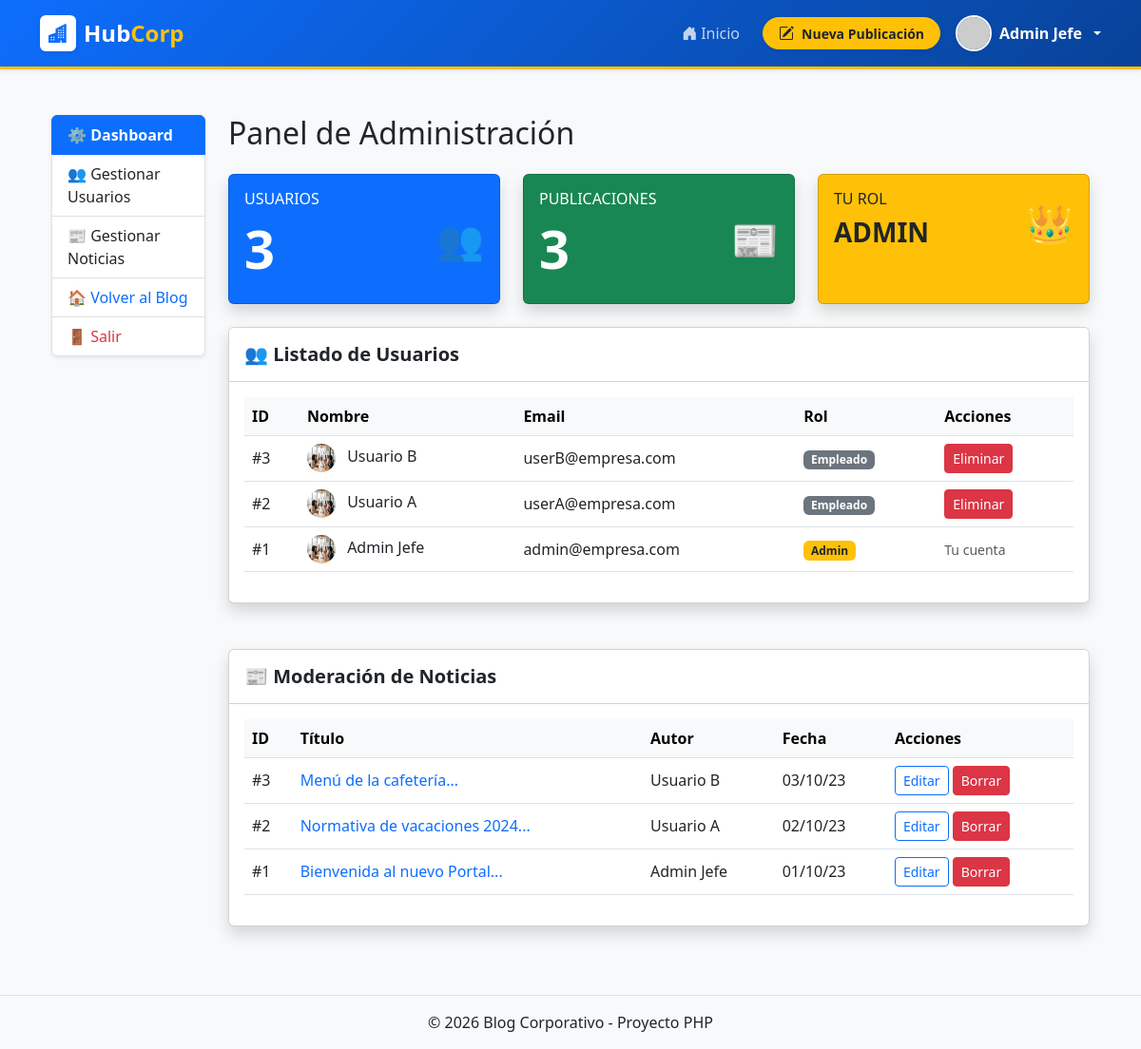
Page /admin/index.php (signed in) on the committed database.
### tables this page shows
CREATE TABLE usuarios (
    id INT AUTO_INCREMENT PRIMARY KEY,
    nombre VARCHAR(100) NOT NULL,
    email VARCHAR(100) NOT NULL UNIQUE,
    password VARCHAR(255) NOT NULL,
    rol ENUM('admin', 'empleado') DEFAULT 'empleado',
    cargo VARCHAR(100) DEFAULT 'Nuevo empleado',
    avatar VARCHAR(255) DEFAULT 'default.png',  
    fecha_registro DATETIME DEFAULT CURRENT_TIMESTAMP
);

CREATE TABLE posts (
    id INT AUTO_INCREMENT PRIMARY KEY,
    titulo VARCHAR(200) NOT NULL,
    contenido TEXT NOT NULL,
    imagen VARCHAR(255) DEFAULT 'default.png',  
    fecha_publicacion DATETIME DEFAULT CURRENT_TIMESTAMP,
    autor_id INT,
    FOREIGN KEY (autor_id) REFERENCES usuarios(id) ON DELETE CASCADE
);

### admin/index.php (the view, shortened to what this page needs)
<?php
require_once '../includes/conexion.php';
$sql_users_count = "SELECT COUNT(*) as total FROM usuarios";
$res_users_count = mysqli_query($conn, $sql_users_count);
$total_usuarios = mysqli_fetch_assoc($res_users_count)['total'];
$sql_posts_count = "SELECT COUNT(*) as total FROM posts";
$res_posts_count = mysqli_query($conn, $sql_posts_count);
$total_posts = mysqli_fetch_assoc($res_posts_count)['total'];
$usuarios = mysqli_query($conn, "SELECT * FROM usuarios ORDER BY id DESC");
$sql_posts = "SELECT posts.*, usuarios.nombre AS autor_nombre
              FROM posts
              LEFT JOIN usuarios ON posts.autor_id = usuarios.id
              ORDER BY posts.id DESC";
$posts = mysqli_query($conn, $sql_posts);
?>
<?php include '../includes/header.php'; ?>
<div class="container-fluid py-4">
    <div class="row">
        <div class="col-md-2">
            <div class="list-group shadow-sm">
                <a href="#" class="list-group-item list-group-item-action active fw-bold">
                    ⚙️ Dashboard
                </a>
                <a href="usuarios.php" class="list-group-item list-group-item-action">👥 Gestionar Usuarios</a>
                <a href="posts.php" class="list-group-item list-group-item-action">📰 Gestionar Noticias</a>
                <a href="../index.php" class="list-group-item list-group-item-action text-primary">🏠 Volver al Blog</a>
                <a href="../logout.php" class="list-group-item list-group-item-action text-danger">🚪 Salir</a>
            </div>
        </div>
        <div class="col-md-10">
            <h2 class="mb-4">Panel de Administración</h2>
            <div class="row mb-4">
                <div class="col-md-4">
                    <div class="card text-white bg-primary shadow h-100">
                        <div class="card-body">
                            <div class="d-flex justify-content-between align-items-center">
                                <div>
                                    <h6 class="card-title text-uppercase">Usuarios</h6>
                                    <h2 class="display-4 fw-bold"><?php echo $total_usuarios; ?></h2>
                                </div>
                                <div class="fs-1">👥</div>
                            </div>
                        </div>
                    </div>
                </div>
                <div class="col-md-4">
                    <div class="card text-white bg-success shadow h-100">
                        <div class="card-body">
                            <div class="d-flex justify-content-between align-items-center">
                                <div>
                                    <h6 class="card-title text-uppercase">Publicaciones</h6>
                                    <h2 class="display-4 fw-bold"><?php echo $total_posts; ?></h2>
                                </div>
                                <div class="fs-1">📰</div>
                            </div>
                        </div>
                    </div>
                </div>
                <div class="col-md-4">
                    <div class="card text-dark bg-warning shadow h-100">
                        <div class="card-body">
                            <div class="d-flex justify-content-between align-items-center">
                                <div>
                                    <h6 class="card-title text-uppercase">Tu Rol</h6>
                                    <h3 class="fw-bold">ADMIN</h3>
                                </div>
                                <div class="fs-1">👑</div>
                            </div>
                        </div>
                    </div>
                </div>
            </div>
            <div class="card shadow mb-5" id="usuarios">
                <div class="card-header bg-white py-3">
                    <h5 class="mb-0 fw-bold">👥 Listado de Usuarios</h5>
                </div>
                <div class="card-body">
                    <div class="table-responsive">
                        <table class="table table-hover align-middle">
                            <thead class="table-light">
                                <tr>
                                    <th>ID</th>
                                    <th>Nombre</th>
                                    <th>Email</th>
                                    <th>Rol</th>
                                    <th>Acciones</th>
                                </tr>
                            </thead>
                            <tbody>
                                <?php while($user = mysqli_fetch_assoc($usuarios)): ?>
                                <tr>
                                    <td>#<?php echo $user['id']; ?></td>
                                    <td>
                                        <img src="../assets/img/avatars/<?php echo !empty($user['avatar']) ? $user['avatar'] : 'default.png'; ?>"
                                             class="rounded-circle me-2" width="30" height="30">
                                        <?php echo htmlspecialchars($user['nombre']); ?>
                                    </td>
                                    <td><?php echo htmlspecialchars($user['email']); ?></td>
                                    <td>
                                        <?php if($user['rol'] == 'admin'): ?>
                                            <span class="badge bg-warning text-dark">Admin</span>
                                        <?php else: ?>
                                            <span class="badge bg-secondary">Empleado</span>
                                        <?php endif; ?>
                                    </td>
                                    <td>
                                        <?php if($user['id'] != $_SESSION['usuario_id']): ?>
                                            <a href="borrar_usuario.php?id=<?php echo $user['id']; ?>"
                                               class="btn btn-sm btn-danger"
                                               onclick="return confirm('¿Estás seguro de ELIMINAR a este usuario? Se borrarán todos sus posts.');">
                                                Eliminar
                                            </a>
                                        <?php else: ?>
                                            <span class="text-muted small">Tu cuenta</span>
                                        <?php endif; ?>
                                    </td>
                                </tr>
                                <?php endwhile; ?>
                            </tbody>
                        </table>
                    </div>
                </div>
            </div>
            <div class="card shadow" id="posts">
                <div class="card-header bg-white py-3">
                    <h5 class="mb-0 fw-bold">📰 Moderación de Noticias</h5>
                </div>
                <div class="card-body">
                    <div class="table-responsive">
                        <table class="table table-hover align-middle">
                            <thead class="table-light">
                                <tr>
                                    <th>ID</th>
                                    <th>Título</th>
                                    <th>Autor</th>
                                    <th>Fecha</th>
                                    <th>Acciones</th>
                                </tr>
                            </thead>
                            <tbody>
                                <?php while($post = mysqli_fetch_assoc($posts)): ?>
                                <tr>
                                    <td>#<?php echo $post['id']; ?></td>
                                    <td>
                                        <a href="../post.php?id=<?php echo $post['id']; ?>" target="_blank" class="text-decoration-none">
                                            <?php echo htmlspecialchars(substr($post['titulo'], 0, 40)) . '...'; ?>
                                        </a>
                                    </td>
                                    <td><?php echo htmlspecialchars($post['autor_nombre']); ?></td>
                                    <td><?php echo date("d/m/y", strtotime($post['fecha_publicacion'])); ?></td>
                                    <td>
                                        <a href="../editar_post.php?id=<?php echo $post['id']; ?>" class="btn btn-sm btn-outline-primary">Editar</a>
                                        <a href="../borrar_post.php?id=<?php echo $post['id']; ?>"
                                           class="btn btn-sm btn-danger"
                                           onclick="return confirm('¿Borrar este post permanentemente?');">
                                            Borrar
                                        </a>
                                    </td>
                                </tr>
                                <?php endwhile; ?>
                            </tbody>
                        </table>
                    </div>
                </div>
            </div>
        </div>
    </div>
</div>
<?php include '../includes/footer.php'; ?>

### rows in the picture
usuarios: id "3", avatar (placeholder picture), nombre "Usuario B", email "userB@empresa.com", rol "Empleado"
usuarios: id "2", avatar (placeholder picture), nombre "Usuario A", email "userA@empresa.com", rol "Empleado"
usuarios: id "1", avatar (placeholder picture), nombre "Admin Jefe", email "admin@empresa.com", rol "Admin", shows "Tu cuenta"
posts: id "3", titulo "Menú de la cafetería", autor.nombre "Usuario B", fecha_publicacion "03/10/23"
posts: id "2", titulo "Normativa de vacaciones 2024", autor.nombre "Usuario A", fecha_publicacion "02/10/23"
posts: id "1", titulo "Bienvenida al nuevo Portal", autor.nombre "Admin Jefe", fecha_publicacion "01/10/23"

### other values in the picture
$_SESSION['nombre'] "Admin Jefe"
$total_usuarios "3"
$total_posts "3"
